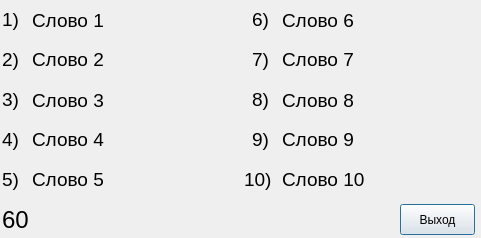
<?xml version="1.0" encoding="UTF-8"?>
<ui version="4.0">
 <class>Test10Words</class>
 <widget class="QDialog" name="Test10Words">
  <property name="geometry">
   <rect>
    <x>0</x>
    <y>0</y>
    <width>481</width>
    <height>238</height>
   </rect>
  </property>
  <property name="windowTitle">
   <string>Тест</string>
  </property>
  <widget class="QLabel" name="word5">
   <property name="geometry">
    <rect>
     <x>32</x>
     <y>159</y>
     <width>201</width>
     <height>41</height>
    </rect>
   </property>
   <property name="font">
    <font>
     <pointsize>14</pointsize>
    </font>
   </property>
   <property name="text">
    <string>Слово 5</string>
   </property>
  </widget>
  <widget class="QLabel" name="label_5">
   <property name="geometry">
    <rect>
     <x>2</x>
     <y>164</y>
     <width>21</width>
     <height>31</height>
    </rect>
   </property>
   <property name="font">
    <font>
     <pointsize>14</pointsize>
    </font>
   </property>
   <property name="text">
    <string>5)</string>
   </property>
  </widget>
  <widget class="QLabel" name="word7">
   <property name="geometry">
    <rect>
     <x>282</x>
     <y>39</y>
     <width>201</width>
     <height>41</height>
    </rect>
   </property>
   <property name="font">
    <font>
     <pointsize>14</pointsize>
    </font>
   </property>
   <property name="text">
    <string>Слово 7</string>
   </property>
  </widget>
  <widget class="QLabel" name="word3">
   <property name="geometry">
    <rect>
     <x>32</x>
     <y>80</y>
     <width>201</width>
     <height>41</height>
    </rect>
   </property>
   <property name="font">
    <font>
     <pointsize>14</pointsize>
    </font>
   </property>
   <property name="text">
    <string>Слово 3</string>
   </property>
  </widget>
  <widget class="QLabel" name="label_1">
   <property name="geometry">
    <rect>
     <x>2</x>
     <y>4</y>
     <width>21</width>
     <height>31</height>
    </rect>
   </property>
   <property name="font">
    <font>
     <pointsize>14</pointsize>
    </font>
   </property>
   <property name="text">
    <string>1)</string>
   </property>
  </widget>
  <widget class="QPushButton" name="pushButton">
   <property name="geometry">
    <rect>
     <x>400</x>
     <y>204</y>
     <width>75</width>
     <height>31</height>
    </rect>
   </property>
   <property name="text">
    <string>Выход</string>
   </property>
  </widget>
  <widget class="QLabel" name="label_4">
   <property name="geometry">
    <rect>
     <x>2</x>
     <y>124</y>
     <width>21</width>
     <height>31</height>
    </rect>
   </property>
   <property name="font">
    <font>
     <pointsize>14</pointsize>
    </font>
   </property>
   <property name="text">
    <string>4)</string>
   </property>
  </widget>
  <widget class="QLabel" name="word8">
   <property name="geometry">
    <rect>
     <x>282</x>
     <y>75</y>
     <width>201</width>
     <height>51</height>
    </rect>
   </property>
   <property name="font">
    <font>
     <pointsize>14</pointsize>
    </font>
   </property>
   <property name="text">
    <string>Слово 8</string>
   </property>
  </widget>
  <widget class="QLabel" name="label_6">
   <property name="geometry">
    <rect>
     <x>252</x>
     <y>4</y>
     <width>21</width>
     <height>31</height>
    </rect>
   </property>
   <property name="font">
    <font>
     <pointsize>14</pointsize>
    </font>
   </property>
   <property name="text">
    <string>6)</string>
   </property>
  </widget>
  <widget class="QLabel" name="label_9">
   <property name="geometry">
    <rect>
     <x>252</x>
     <y>124</y>
     <width>21</width>
     <height>31</height>
    </rect>
   </property>
   <property name="font">
    <font>
     <pointsize>14</pointsize>
    </font>
   </property>
   <property name="text">
    <string>9)</string>
   </property>
  </widget>
  <widget class="QLabel" name="word4">
   <property name="geometry">
    <rect>
     <x>32</x>
     <y>119</y>
     <width>201</width>
     <height>41</height>
    </rect>
   </property>
   <property name="font">
    <font>
     <pointsize>14</pointsize>
    </font>
   </property>
   <property name="text">
    <string>Слово 4</string>
   </property>
  </widget>
  <widget class="QLabel" name="word9">
   <property name="geometry">
    <rect>
     <x>282</x>
     <y>119</y>
     <width>201</width>
     <height>41</height>
    </rect>
   </property>
   <property name="font">
    <font>
     <pointsize>14</pointsize>
    </font>
   </property>
   <property name="text">
    <string>Слово 9</string>
   </property>
  </widget>
  <widget class="QLabel" name="label_7">
   <property name="geometry">
    <rect>
     <x>252</x>
     <y>44</y>
     <width>21</width>
     <height>31</height>
    </rect>
   </property>
   <property name="font">
    <font>
     <pointsize>14</pointsize>
    </font>
   </property>
   <property name="text">
    <string>7)</string>
   </property>
  </widget>
  <widget class="QLabel" name="word1">
   <property name="geometry">
    <rect>
     <x>32</x>
     <y>0</y>
     <width>201</width>
     <height>41</height>
    </rect>
   </property>
   <property name="font">
    <font>
     <pointsize>14</pointsize>
    </font>
   </property>
   <property name="text">
    <string>Слово 1</string>
   </property>
  </widget>
  <widget class="QLabel" name="label_e">
   <property name="geometry">
    <rect>
     <x>244</x>
     <y>164</y>
     <width>31</width>
     <height>31</height>
    </rect>
   </property>
   <property name="font">
    <font>
     <pointsize>14</pointsize>
    </font>
   </property>
   <property name="text">
    <string>10)</string>
   </property>
  </widget>
  <widget class="QLabel" name="word6">
   <property name="geometry">
    <rect>
     <x>282</x>
     <y>0</y>
     <width>201</width>
     <height>41</height>
    </rect>
   </property>
   <property name="font">
    <font>
     <pointsize>14</pointsize>
    </font>
   </property>
   <property name="text">
    <string>Слово 6</string>
   </property>
  </widget>
  <widget class="QLabel" name="word_10">
   <property name="geometry">
    <rect>
     <x>282</x>
     <y>159</y>
     <width>201</width>
     <height>41</height>
    </rect>
   </property>
   <property name="font">
    <font>
     <pointsize>14</pointsize>
    </font>
   </property>
   <property name="text">
    <string>Слово 10</string>
   </property>
  </widget>
  <widget class="QLabel" name="label_3">
   <property name="geometry">
    <rect>
     <x>2</x>
     <y>84</y>
     <width>21</width>
     <height>31</height>
    </rect>
   </property>
   <property name="font">
    <font>
     <pointsize>14</pointsize>
    </font>
   </property>
   <property name="text">
    <string>3)</string>
   </property>
  </widget>
  <widget class="QLabel" name="label_2">
   <property name="geometry">
    <rect>
     <x>2</x>
     <y>44</y>
     <width>21</width>
     <height>31</height>
    </rect>
   </property>
   <property name="font">
    <font>
     <pointsize>14</pointsize>
    </font>
   </property>
   <property name="text">
    <string>2)</string>
   </property>
  </widget>
  <widget class="QLabel" name="label_21">
   <property name="geometry">
    <rect>
     <x>2</x>
     <y>204</y>
     <width>31</width>
     <height>31</height>
    </rect>
   </property>
   <property name="font">
    <font>
     <pointsize>18</pointsize>
    </font>
   </property>
   <property name="text">
    <string>60</string>
   </property>
  </widget>
  <widget class="QLabel" name="word2">
   <property name="geometry">
    <rect>
     <x>32</x>
     <y>39</y>
     <width>201</width>
     <height>41</height>
    </rect>
   </property>
   <property name="font">
    <font>
     <pointsize>14</pointsize>
    </font>
   </property>
   <property name="text">
    <string>Слово 2</string>
   </property>
  </widget>
  <widget class="QLabel" name="label_8">
   <property name="geometry">
    <rect>
     <x>252</x>
     <y>84</y>
     <width>21</width>
     <height>31</height>
    </rect>
   </property>
   <property name="font">
    <font>
     <pointsize>14</pointsize>
    </font>
   </property>
   <property name="text">
    <string>8)</string>
   </property>
  </widget>
 </widget>
 <resources/>
 <connections/>
</ui>
